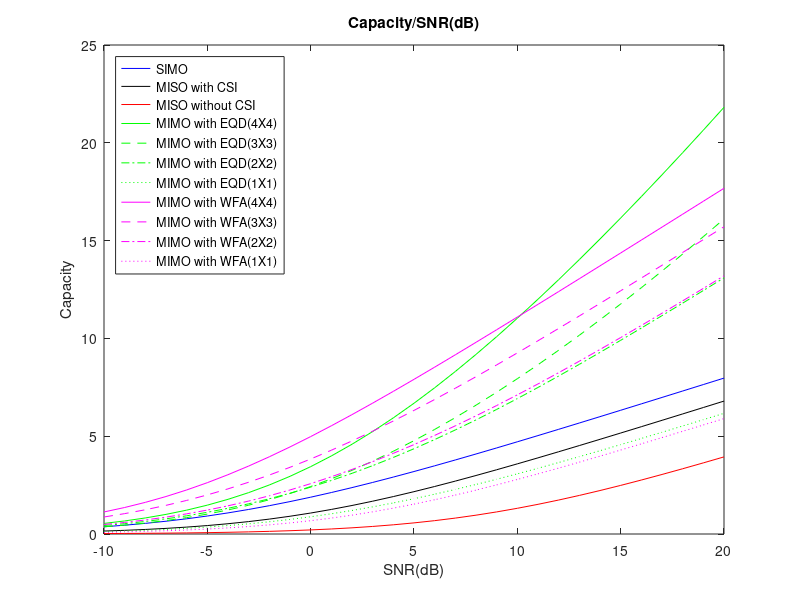

Here is the MATLAB script that generated this plot:
% Reference Book David Tse and Pramod Viswanath(2005)
% Page 226, Figure 5.17

clc;
close all;
clear all;
% 4 Transmitters and 4 Receivers
Tx = 4;
Rx = 4;
% Symbol Periods
L = 4;     
% Signal to Noise Ratio
SNR = [-10:20];
snr = 10.^(SNR/10);

%% 1. SIMO(1 Transmitter and 4 Receivers)
Capacity_SIMO = zeros(1,length(snr));
% Loop to run till the total symbol periods
for i = 1:L
% Channel Matrix 
h_SIMO = (randn(Rx,1)+1j*randn(Rx,1))/sqrt(2);
% Loop to run for all SNR values
for K = 1:length(snr)
Capacity_SIMO(K) = Capacity_SIMO(K) + log2(1+ snr(K)*(h_SIMO'*h_SIMO));
end
end
% Channel Capacity
Capacity_SIMO = Capacity_SIMO/L;

%% 2. MISO(4 Transmitters and 1 Receiver) without knowledge of CSI
Capacity_MISO_without_CSI = zeros(1,length(snr));
% Loop to run till the total symbol periods
for ite = 1:L
% Channel Matrix     
h_MISO = (randn(1,Tx)+1j*randn(1,Tx))/sqrt(2);
% Loop to run for all SNR values
for K = 1:length(snr)
Capacity_MISO_without_CSI(K) = Capacity_MISO_without_CSI(K) + log2(1+ (snr(K)*(h_MISO*h_MISO'))/(Tx*Tx)); % For Nt=Tx i.e. 4
end
end
% Channel Capacity
Capacity_MISO_without_CSI = Capacity_MISO_without_CSI/L;

%% 3. MISO(4 Transmitters and 1 Receiver) with knowledge of CSI
Capacity_MISO_with_CSI = zeros(1,length(snr));
% Loop to run till the total symbol periods
for ite = 1:L
% Channel Matrix     
h_MISO = (randn(1,Tx)+1j*randn(1,Tx))/sqrt(2);
% Loop to run for all SNR values
for K = 1:length(snr)
Capacity_MISO_with_CSI(K) = Capacity_MISO_with_CSI(K) + log2(1+ snr(K)*(h_MISO*h_MISO')/Tx);
end
end
% Channel Capacity
Capacity_MISO_with_CSI = Capacity_MISO_with_CSI/L;

%% 4. MIMO(4 Transmitters and 4 Receivers) with Equal Power Distribution
Capacity_MIMO_norm4 = zeros(1,length(snr));
Capacity_MIMO_norm3 = zeros(1,length(snr));
Capacity_MIMO_norm2 = zeros(1,length(snr));
Capacity_MIMO_norm1 = zeros(1,length(snr));
% Loop to run till the total symbol periods
for ite = 1:L
% Channel Matrix     
h_MIMO4 = (randn(Rx,Tx)+1j*randn(Rx,Tx))/sqrt(2);
h_MIMO3 = (randn(3,3)+1j*randn(3,3))/sqrt(2);
h_MIMO2 = (randn(2,2)+1j*randn(2,2))/sqrt(2);
h_MIMO1 = (randn(1,1)+1j*randn(1,1))/sqrt(2);
for K = 1:length(snr)
Capacity_MIMO_norm4(K) = Capacity_MIMO_norm4(K) + log2(det(eye(Rx)+snr(K)*(h_MIMO4)*(h_MIMO4)'/Tx));
Capacity_MIMO_norm3(K) = Capacity_MIMO_norm3(K) + log2(det(eye(3)+snr(K)*(h_MIMO3)*(h_MIMO3)'/3));
Capacity_MIMO_norm2(K) = Capacity_MIMO_norm2(K) + log2(det(eye(2)+snr(K)*(h_MIMO2)*(h_MIMO2)'/2));
Capacity_MIMO_norm1(K) = Capacity_MIMO_norm1(K) + log2(det(eye(1)+snr(K)*(h_MIMO1)*(h_MIMO1)'));
end
end
% Channel Capacity
Capacity_MIMO_norm4 = Capacity_MIMO_norm4/L;
Capacity_MIMO_norm3 = Capacity_MIMO_norm3/L;
Capacity_MIMO_norm2 = Capacity_MIMO_norm2/L;
Capacity_MIMO_norm1 = Capacity_MIMO_norm1/L;

%% 5. MIMO(4 Transmitters and 4 Receivers) with Water Filling Algorithm
% Reference Book Andrea Goldsmith(2005), Page 327
Capacity_MIMO_WFA4 = zeros(1,length(snr));
Capacity_MIMO_WFA3 = zeros(1,length(snr));
Capacity_MIMO_WFA2 = zeros(1,length(snr));
Capacity_MIMO_WFA1 = zeros(1,length(snr));
% Loop to run till the total symbol periods
for ite = 1:L
% Channel Matrix     
h_MIMO4 = (randn(Rx,Tx)+1j*randn(Rx,Tx))/sqrt(2);
h_MIMO3 = (randn(3,3)+1j*randn(1,1))/sqrt(2);
h_MIMO2 = (randn(2,2)+1j*randn(1,1))/sqrt(2);
h_MIMO1 = (randn(1,1)+1j*randn(1,1))/sqrt(2);
% SVD of the channel matrix 'h_MIMO'
[u4,E4,v4]=svd(h_MIMO4);
[u3,E3,v3]=svd(h_MIMO3);
[u2,E2,v2]=svd(h_MIMO2);
[u1,E1,v1]=svd(h_MIMO1);
%Gamma calculation for optimal power allocation
e4=diag(E4);
e3=diag(E3);
e2=diag(E2);
e1=diag(E1);
y4=sort(e4.*e4); 
y3=sort(e3.*e3); 
y2=sort(e2.*e2); 
y1=sort(e1.*e1); 
% 4X4
if (4/(1+(1/y4(1)+1/y4(2)+1/y4(3)+1/y4(4))))<y4(1)
yo4=4/(1+(1/y4(1)+1/y4(2)+1/y4(3)+1/y4(4)));
elseif (3/(1+(1/y4(2)+1/y4(3)+1/y4(4))))<y4(2)
yo4=3/(1+(1/y4(2)+1/y4(3)+1/y4(4)));
elseif (2/(1+(1/y4(3)+1/y4(4))))<y4(3)
yo4=2/(1+(1/y4(3)+1/y4(4)));
else
yo4=4/(1+(1/y4(4)));
end
% 3X3
if (3/(1+(1/y3(1)+1/y3(2)+1/y3(3))))<y3(1)
yo3=3/(1+(1/y3(1)+1/y3(2)+1/y3(3)));
elseif (3/(1+(1/y3(2)+1/y3(3))))<y3(2)
yo3=3/(1+(1/y3(2)+1/y3(3)));
else 
yo3=1/(1+(1/y3(3)));
end
% 2X2
if (2/(1+(1/y2(1)+1/y2(2))))<y2(1)
yo2=2/(1+(1/y2(1)+1/y2(2)));
else 
yo2=1/(1+(1/y2(2)));
end
% 1X1
yo1=4/(1+(1/y1(1)));
% Loop to run for all SNR values
for K = 1:length(snr)
Capacity_MIMO_WFA4(K) = Capacity_MIMO_WFA4(K) + log2(1+(snr(K)*y4(3))/yo4)+log2(1+(snr(K)*y4(4))/yo4);
Capacity_MIMO_WFA3(K) = Capacity_MIMO_WFA3(K) + log2(1+(snr(K)*y3(2))/yo3)+log2(1+(snr(K)*y3(3))/yo3);
Capacity_MIMO_WFA2(K) = Capacity_MIMO_WFA2(K) + log2(1+(snr(K)*y2(1))/yo2)+log2(1+(snr(K)*y2(2))/yo2);
Capacity_MIMO_WFA1(K) = Capacity_MIMO_WFA1(K) + log2(1+(snr(K)*y1(1))/yo1);
end
end
% Channel Capacity
Capacity_MIMO_WFA4 = Capacity_MIMO_WFA4/L;
Capacity_MIMO_WFA3 = Capacity_MIMO_WFA3/L;
Capacity_MIMO_WFA2 = Capacity_MIMO_WFA2/L;
Capacity_MIMO_WFA1 = Capacity_MIMO_WFA1/L;

%% Plot of various Systems
figure
% Ploting SIMO capacity
plot(SNR,Capacity_SIMO,'b')
hold on
% Ploting MISO capacity with CSI Information
plot(SNR,Capacity_MISO_with_CSI,'k')
hold on
% Ploting MISO capacity without CSI Information
plot(SNR,Capacity_MISO_without_CSI,'r')
hold on 
% Ploting MIMO capacity Equal Power Allocation(4Tx - 4Rx)
plot(SNR,real(Capacity_MIMO_norm4),'g-')
hold on 
% Ploting MIMO capacity Equal Power Allocation(3Tx - 3Rx)
plot(SNR,real(Capacity_MIMO_norm3),'g--')
hold on
% Ploting MIMO capacity Equal Power Allocation(2Tx - 2Rx)
plot(SNR,real(Capacity_MIMO_norm2),'g-.')
hold on
% Ploting MIMO capacity Equal Power Allocation(1Tx - 1Rx)
plot(SNR,real(Capacity_MIMO_norm1),'g:')
hold on
% Ploting MIMO capacity with Water Filling Algorithm(4Tx - 4Rx)
plot(SNR,Capacity_MIMO_WFA4,'m-')
hold on
% Ploting MIMO capacity with Water Filling Algorithm(3Tx - 3Rx)
plot(SNR,Capacity_MIMO_WFA3,'m--')
hold on
% Ploting MIMO capacity with Water Filling Algorithm(2Tx - 2Rx)
plot(SNR,Capacity_MIMO_WFA2,'m-.')
hold on
% Ploting MIMO capacity with Water Filling Algorithm(1Tx - 1Rx)
plot(SNR,Capacity_MIMO_WFA1,'m:')
xlabel('SNR(dB)')
ylabel('Capacity')
title('Capacity/SNR(dB)')
legend('SIMO','MISO with CSI','MISO without CSI','MIMO with EQD(4X4)','MIMO with EQD(3X3)','MIMO with EQD(2X2)','MIMO with EQD(1X1)','MIMO with WFA(4X4)','MIMO with WFA(3X3)','MIMO with WFA(2X2)','MIMO with WFA(1X1)','Location','northwest')